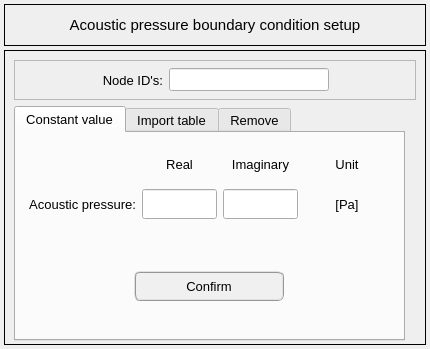
<?xml version="1.0" encoding="UTF-8"?>
<ui version="4.0">
 <class>Dialog</class>
 <widget class="QDialog" name="Dialog">
  <property name="windowModality">
   <enum>Qt::NonModal</enum>
  </property>
  <property name="geometry">
   <rect>
    <x>0</x>
    <y>0</y>
    <width>430</width>
    <height>349</height>
   </rect>
  </property>
  <property name="sizePolicy">
   <sizepolicy hsizetype="Fixed" vsizetype="Fixed">
    <horstretch>0</horstretch>
    <verstretch>0</verstretch>
   </sizepolicy>
  </property>
  <property name="minimumSize">
   <size>
    <width>430</width>
    <height>349</height>
   </size>
  </property>
  <property name="maximumSize">
   <size>
    <width>430</width>
    <height>349</height>
   </size>
  </property>
  <property name="contextMenuPolicy">
   <enum>Qt::DefaultContextMenu</enum>
  </property>
  <property name="windowTitle">
   <string> Set: acoustic pressure</string>
  </property>
  <property name="windowIcon">
   <iconset>
    <normaloff>../../../../../../Downloads/load - Copia.png</normaloff>../../../../../../Downloads/load - Copia.png</iconset>
  </property>
  <property name="whatsThis">
   <string/>
  </property>
  <layout class="QGridLayout" name="gridLayout_2">
   <property name="leftMargin">
    <number>4</number>
   </property>
   <property name="topMargin">
    <number>4</number>
   </property>
   <property name="rightMargin">
    <number>4</number>
   </property>
   <property name="bottomMargin">
    <number>4</number>
   </property>
   <property name="spacing">
    <number>4</number>
   </property>
   <item row="0" column="0">
    <widget class="QFrame" name="frame">
     <property name="minimumSize">
      <size>
       <width>0</width>
       <height>42</height>
      </size>
     </property>
     <property name="maximumSize">
      <size>
       <width>430</width>
       <height>42</height>
      </size>
     </property>
     <property name="frameShape">
      <enum>QFrame::Box</enum>
     </property>
     <property name="frameShadow">
      <enum>QFrame::Plain</enum>
     </property>
     <property name="lineWidth">
      <number>1</number>
     </property>
     <layout class="QGridLayout" name="gridLayout">
      <property name="leftMargin">
       <number>0</number>
      </property>
      <property name="topMargin">
       <number>0</number>
      </property>
      <property name="rightMargin">
       <number>0</number>
      </property>
      <property name="bottomMargin">
       <number>0</number>
      </property>
      <item row="0" column="0">
       <widget class="QLabel" name="label">
        <property name="minimumSize">
         <size>
          <width>420</width>
          <height>30</height>
         </size>
        </property>
        <property name="maximumSize">
         <size>
          <width>420</width>
          <height>30</height>
         </size>
        </property>
        <property name="font">
         <font>
          <pointsize>11</pointsize>
         </font>
        </property>
        <property name="styleSheet">
         <string notr="true"/>
        </property>
        <property name="text">
         <string>Acoustic pressure boundary condition setup</string>
        </property>
        <property name="textFormat">
         <enum>Qt::AutoText</enum>
        </property>
        <property name="alignment">
         <set>Qt::AlignCenter</set>
        </property>
       </widget>
      </item>
     </layout>
    </widget>
   </item>
   <item row="1" column="0">
    <widget class="QFrame" name="frame_2">
     <property name="minimumSize">
      <size>
       <width>0</width>
       <height>0</height>
      </size>
     </property>
     <property name="maximumSize">
      <size>
       <width>430</width>
       <height>16777215</height>
      </size>
     </property>
     <property name="frameShape">
      <enum>QFrame::Box</enum>
     </property>
     <property name="frameShadow">
      <enum>QFrame::Plain</enum>
     </property>
     <layout class="QGridLayout" name="gridLayout_3">
      <item row="0" column="0" colspan="2">
       <widget class="QFrame" name="frame_3">
        <property name="minimumSize">
         <size>
          <width>0</width>
          <height>40</height>
         </size>
        </property>
        <property name="frameShape">
         <enum>QFrame::StyledPanel</enum>
        </property>
        <property name="frameShadow">
         <enum>QFrame::Raised</enum>
        </property>
        <layout class="QGridLayout" name="gridLayout_4">
         <property name="leftMargin">
          <number>0</number>
         </property>
         <property name="topMargin">
          <number>0</number>
         </property>
         <property name="rightMargin">
          <number>0</number>
         </property>
         <property name="bottomMargin">
          <number>0</number>
         </property>
         <item row="0" column="0">
          <spacer name="horizontalSpacer_2">
           <property name="orientation">
            <enum>Qt::Horizontal</enum>
           </property>
           <property name="sizeHint" stdset="0">
            <size>
             <width>40</width>
             <height>20</height>
            </size>
           </property>
          </spacer>
         </item>
         <item row="0" column="1">
          <widget class="QLabel" name="label_2">
           <property name="minimumSize">
            <size>
             <width>0</width>
             <height>30</height>
            </size>
           </property>
           <property name="maximumSize">
            <size>
             <width>90</width>
             <height>30</height>
            </size>
           </property>
           <property name="font">
            <font>
             <pointsize>10</pointsize>
            </font>
           </property>
           <property name="text">
            <string>Node ID's:</string>
           </property>
           <property name="alignment">
            <set>Qt::AlignRight|Qt::AlignTrailing|Qt::AlignVCenter</set>
           </property>
          </widget>
         </item>
         <item row="0" column="3">
          <spacer name="horizontalSpacer_3">
           <property name="orientation">
            <enum>Qt::Horizontal</enum>
           </property>
           <property name="sizeHint" stdset="0">
            <size>
             <width>40</width>
             <height>20</height>
            </size>
           </property>
          </spacer>
         </item>
         <item row="0" column="2">
          <widget class="QLineEdit" name="lineEdit_nodeID">
           <property name="minimumSize">
            <size>
             <width>160</width>
             <height>0</height>
            </size>
           </property>
           <property name="maximumSize">
            <size>
             <width>160</width>
             <height>16777215</height>
            </size>
           </property>
           <property name="font">
            <font>
             <pointsize>10</pointsize>
            </font>
           </property>
           <property name="focusPolicy">
            <enum>Qt::ClickFocus</enum>
           </property>
           <property name="styleSheet">
            <string notr="true">color: rgb(0, 0, 255);</string>
           </property>
           <property name="text">
            <string/>
           </property>
           <property name="alignment">
            <set>Qt::AlignCenter</set>
           </property>
          </widget>
         </item>
        </layout>
       </widget>
      </item>
      <item row="1" column="0" colspan="2">
       <widget class="QTabWidget" name="tabWidget_acoustic_pressure">
        <property name="minimumSize">
         <size>
          <width>391</width>
          <height>235</height>
         </size>
        </property>
        <property name="maximumSize">
         <size>
          <width>391</width>
          <height>235</height>
         </size>
        </property>
        <property name="font">
         <font>
          <pointsize>10</pointsize>
         </font>
        </property>
        <property name="currentIndex">
         <number>0</number>
        </property>
        <widget class="QWidget" name="tab_constant_values">
         <attribute name="title">
          <string>Constant value</string>
         </attribute>
         <layout class="QGridLayout" name="gridLayout_5">
          <property name="leftMargin">
           <number>4</number>
          </property>
          <property name="topMargin">
           <number>4</number>
          </property>
          <property name="rightMargin">
           <number>4</number>
          </property>
          <property name="bottomMargin">
           <number>4</number>
          </property>
          <property name="spacing">
           <number>4</number>
          </property>
          <item row="0" column="0">
           <widget class="QFrame" name="frame_5">
            <property name="frameShape">
             <enum>QFrame::NoFrame</enum>
            </property>
            <property name="frameShadow">
             <enum>QFrame::Raised</enum>
            </property>
            <layout class="QGridLayout" name="gridLayout_7">
             <item row="0" column="1">
              <widget class="QLabel" name="label_7">
               <property name="minimumSize">
                <size>
                 <width>75</width>
                 <height>25</height>
                </size>
               </property>
               <property name="maximumSize">
                <size>
                 <width>75</width>
                 <height>25</height>
                </size>
               </property>
               <property name="font">
                <font>
                 <pointsize>10</pointsize>
                 <weight>50</weight>
                 <italic>false</italic>
                 <bold>false</bold>
                </font>
               </property>
               <property name="frameShape">
                <enum>QFrame::NoFrame</enum>
               </property>
               <property name="frameShadow">
                <enum>QFrame::Raised</enum>
               </property>
               <property name="text">
                <string>Real</string>
               </property>
               <property name="alignment">
                <set>Qt::AlignCenter</set>
               </property>
              </widget>
             </item>
             <item row="0" column="2">
              <widget class="QLabel" name="label_8">
               <property name="minimumSize">
                <size>
                 <width>75</width>
                 <height>25</height>
                </size>
               </property>
               <property name="maximumSize">
                <size>
                 <width>75</width>
                 <height>25</height>
                </size>
               </property>
               <property name="font">
                <font>
                 <pointsize>10</pointsize>
                 <weight>50</weight>
                 <italic>false</italic>
                 <bold>false</bold>
                </font>
               </property>
               <property name="frameShape">
                <enum>QFrame::NoFrame</enum>
               </property>
               <property name="frameShadow">
                <enum>QFrame::Raised</enum>
               </property>
               <property name="text">
                <string>Imaginary</string>
               </property>
               <property name="alignment">
                <set>Qt::AlignCenter</set>
               </property>
              </widget>
             </item>
             <item row="0" column="3">
              <widget class="QLabel" name="label_5">
               <property name="minimumSize">
                <size>
                 <width>50</width>
                 <height>25</height>
                </size>
               </property>
               <property name="maximumSize">
                <size>
                 <width>16777215</width>
                 <height>25</height>
                </size>
               </property>
               <property name="font">
                <font>
                 <pointsize>10</pointsize>
                 <weight>50</weight>
                 <italic>false</italic>
                 <bold>false</bold>
                </font>
               </property>
               <property name="frameShape">
                <enum>QFrame::NoFrame</enum>
               </property>
               <property name="frameShadow">
                <enum>QFrame::Raised</enum>
               </property>
               <property name="text">
                <string>Unit</string>
               </property>
               <property name="alignment">
                <set>Qt::AlignCenter</set>
               </property>
              </widget>
             </item>
             <item row="1" column="0">
              <widget class="QLabel" name="label_6">
               <property name="enabled">
                <bool>true</bool>
               </property>
               <property name="minimumSize">
                <size>
                 <width>0</width>
                 <height>30</height>
                </size>
               </property>
               <property name="maximumSize">
                <size>
                 <width>140</width>
                 <height>30</height>
                </size>
               </property>
               <property name="font">
                <font>
                 <pointsize>10</pointsize>
                 <italic>false</italic>
                </font>
               </property>
               <property name="text">
                <string>Acoustic pressure:</string>
               </property>
               <property name="alignment">
                <set>Qt::AlignRight|Qt::AlignTrailing|Qt::AlignVCenter</set>
               </property>
              </widget>
             </item>
             <item row="1" column="1">
              <widget class="QLineEdit" name="lineEdit_pressure_real">
               <property name="minimumSize">
                <size>
                 <width>75</width>
                 <height>30</height>
                </size>
               </property>
               <property name="maximumSize">
                <size>
                 <width>75</width>
                 <height>30</height>
                </size>
               </property>
               <property name="font">
                <font>
                 <pointsize>10</pointsize>
                 <weight>75</weight>
                 <italic>true</italic>
                 <bold>true</bold>
                </font>
               </property>
               <property name="styleSheet">
                <string notr="true">color: rgb(255, 0, 0);</string>
               </property>
               <property name="text">
                <string/>
               </property>
               <property name="alignment">
                <set>Qt::AlignCenter</set>
               </property>
              </widget>
             </item>
             <item row="1" column="2">
              <widget class="QLineEdit" name="lineEdit_pressure_imag">
               <property name="minimumSize">
                <size>
                 <width>75</width>
                 <height>30</height>
                </size>
               </property>
               <property name="maximumSize">
                <size>
                 <width>75</width>
                 <height>30</height>
                </size>
               </property>
               <property name="font">
                <font>
                 <pointsize>10</pointsize>
                 <weight>75</weight>
                 <italic>true</italic>
                 <bold>true</bold>
                </font>
               </property>
               <property name="styleSheet">
                <string notr="true">color: rgb(255, 0, 0);</string>
               </property>
               <property name="text">
                <string/>
               </property>
               <property name="alignment">
                <set>Qt::AlignCenter</set>
               </property>
              </widget>
             </item>
             <item row="1" column="3">
              <widget class="QLabel" name="label_13">
               <property name="minimumSize">
                <size>
                 <width>40</width>
                 <height>30</height>
                </size>
               </property>
               <property name="maximumSize">
                <size>
                 <width>100</width>
                 <height>30</height>
                </size>
               </property>
               <property name="font">
                <font>
                 <pointsize>10</pointsize>
                 <italic>false</italic>
                </font>
               </property>
               <property name="text">
                <string>[Pa]</string>
               </property>
               <property name="alignment">
                <set>Qt::AlignCenter</set>
               </property>
              </widget>
             </item>
            </layout>
           </widget>
          </item>
          <item row="1" column="0">
           <widget class="QFrame" name="frame_4">
            <property name="minimumSize">
             <size>
              <width>0</width>
              <height>40</height>
             </size>
            </property>
            <property name="maximumSize">
             <size>
              <width>16777215</width>
              <height>16777215</height>
             </size>
            </property>
            <property name="frameShape">
             <enum>QFrame::NoFrame</enum>
            </property>
            <property name="frameShadow">
             <enum>QFrame::Raised</enum>
            </property>
            <layout class="QGridLayout" name="gridLayout_6">
             <item row="0" column="0">
              <widget class="QPushButton" name="pushButton_constant_value_confirm">
               <property name="minimumSize">
                <size>
                 <width>150</width>
                 <height>30</height>
                </size>
               </property>
               <property name="maximumSize">
                <size>
                 <width>150</width>
                 <height>30</height>
                </size>
               </property>
               <property name="font">
                <font>
                 <pointsize>10</pointsize>
                </font>
               </property>
               <property name="styleSheet">
                <string notr="true">QPushButton{border-radius: 6px; border-color: rgb(150, 150, 150); border-style: ridge; border-width: 2px; color: rgb(0, 0, 0); background-color: rgb(240, 240, 240)}
QPushButton:hover{border-radius: 6px; border-color: rgb(0, 170, 255); border-style: ridge; border-width: 2px; color: rgb(0, 0, 0); background-color: rgba(174, 213, 255, 100)}
QPushButton:pressed{border-radius: 6px; border-color: rgb(0, 170, 255); border-style: ridge; border-width: 2px; color: rgb(0, 0, 0); background-color: rgb(174, 213, 255)}
QPushButton:disabled{border-radius: 6px; border-color: rgb(150, 150, 150); border-style: ridge; border-width: 0px; color: rgb(150,150, 150); background-color: rgb(220, 220, 220)}</string>
               </property>
               <property name="text">
                <string>Confirm</string>
               </property>
              </widget>
             </item>
            </layout>
           </widget>
          </item>
         </layout>
        </widget>
        <widget class="QWidget" name="tab_table_values">
         <attribute name="title">
          <string>Import table</string>
         </attribute>
         <layout class="QGridLayout" name="gridLayout_10">
          <item row="0" column="0" colspan="2">
           <widget class="QLineEdit" name="line_load_table_path">
            <property name="enabled">
             <bool>true</bool>
            </property>
            <property name="minimumSize">
             <size>
              <width>287</width>
              <height>30</height>
             </size>
            </property>
            <property name="maximumSize">
             <size>
              <width>287</width>
              <height>30</height>
             </size>
            </property>
            <property name="font">
             <font>
              <family>Arial</family>
              <pointsize>10</pointsize>
              <weight>50</weight>
              <italic>true</italic>
              <bold>false</bold>
             </font>
            </property>
            <property name="styleSheet">
             <string notr="true">color: rgb(0, 0, 255);</string>
            </property>
            <property name="alignment">
             <set>Qt::AlignCenter</set>
            </property>
           </widget>
          </item>
          <item row="0" column="2">
           <widget class="QPushButton" name="pushButton_load_table">
            <property name="enabled">
             <bool>true</bool>
            </property>
            <property name="sizePolicy">
             <sizepolicy hsizetype="Expanding" vsizetype="Fixed">
              <horstretch>0</horstretch>
              <verstretch>0</verstretch>
             </sizepolicy>
            </property>
            <property name="minimumSize">
             <size>
              <width>65</width>
              <height>30</height>
             </size>
            </property>
            <property name="maximumSize">
             <size>
              <width>65</width>
              <height>30</height>
             </size>
            </property>
            <property name="font">
             <font>
              <pointsize>10</pointsize>
             </font>
            </property>
            <property name="toolTip">
             <string>&lt;html&gt;&lt;head/&gt;&lt;body&gt;&lt;p&gt;&lt;span style=&quot; font-weight:400; font-style:normal;&quot;&gt;Select a table of values to be imported&lt;/span&gt;&lt;/p&gt;&lt;/body&gt;&lt;/html&gt;</string>
            </property>
            <property name="styleSheet">
             <string notr="true">QPushButton{border-radius: 6px; border-color: rgb(150, 150, 150); border-style: ridge; border-width: 2px; color: rgb(0, 0, 0); background-color: rgb(240, 240, 240)}
QPushButton:hover{border-radius: 6px; border-color: rgb(0, 170, 255); border-style: ridge; border-width: 2px; color: rgb(0, 0, 0); background-color: rgba(174, 213, 255, 100)}
QPushButton:pressed{border-radius: 6px; border-color: rgb(0, 170, 255); border-style: ridge; border-width: 2px; color: rgb(0, 0, 0); background-color: rgb(174, 213, 255)}
QPushButton:disabled{border-radius: 6px; border-color: rgb(150, 150, 150); border-style: ridge; border-width: 0px; color: rgb(150,150, 150); background-color: rgb(220, 220, 220)}</string>
            </property>
            <property name="text">
             <string>Search</string>
            </property>
           </widget>
          </item>
          <item row="1" column="0">
           <widget class="QLabel" name="label_9">
            <property name="minimumSize">
             <size>
              <width>160</width>
              <height>25</height>
             </size>
            </property>
            <property name="maximumSize">
             <size>
              <width>160</width>
              <height>25</height>
             </size>
            </property>
            <property name="font">
             <font>
              <family>Arial</family>
              <pointsize>11</pointsize>
              <weight>75</weight>
              <italic>false</italic>
              <bold>true</bold>
             </font>
            </property>
            <property name="text">
             <string>Header rows to skip:</string>
            </property>
            <property name="alignment">
             <set>Qt::AlignCenter</set>
            </property>
           </widget>
          </item>
          <item row="1" column="1">
           <widget class="QSpinBox" name="spinBox">
            <property name="alignment">
             <set>Qt::AlignCenter</set>
            </property>
            <property name="maximum">
             <number>10</number>
            </property>
           </widget>
          </item>
          <item row="2" column="0" colspan="2">
           <widget class="QPushButton" name="pushButton_table_values_confirm">
            <property name="font">
             <font>
              <pointsize>10</pointsize>
             </font>
            </property>
            <property name="styleSheet">
             <string notr="true">QPushButton{border-radius: 6px; border-color: rgb(150, 150, 150); border-style: ridge; border-width: 2px; color: rgb(0, 0, 0); background-color: rgb(240, 240, 240)}
QPushButton:hover{border-radius: 6px; border-color: rgb(0, 170, 255); border-style: ridge; border-width: 2px; color: rgb(0, 0, 0); background-color: rgba(174, 213, 255, 100)}
QPushButton:pressed{border-radius: 6px; border-color: rgb(0, 170, 255); border-style: ridge; border-width: 2px; color: rgb(0, 0, 0); background-color: rgb(174, 213, 255)}
QPushButton:disabled{border-radius: 6px; border-color: rgb(150, 150, 150); border-style: ridge; border-width: 0px; color: rgb(150,150, 150); background-color: rgb(220, 220, 220)}</string>
            </property>
            <property name="text">
             <string>Confirm</string>
            </property>
           </widget>
          </item>
         </layout>
        </widget>
        <widget class="QWidget" name="tab_remove">
         <attribute name="title">
          <string>Remove</string>
         </attribute>
         <layout class="QGridLayout" name="gridLayout_8">
          <item row="0" column="0" colspan="2">
           <widget class="QFrame" name="frame_6">
            <property name="frameShape">
             <enum>QFrame::StyledPanel</enum>
            </property>
            <property name="frameShadow">
             <enum>QFrame::Raised</enum>
            </property>
            <layout class="QGridLayout" name="gridLayout_9">
             <item row="0" column="0">
              <widget class="QTreeWidget" name="treeWidget_acoustic_pressure">
               <property name="minimumSize">
                <size>
                 <width>282</width>
                 <height>120</height>
                </size>
               </property>
               <property name="maximumSize">
                <size>
                 <width>282</width>
                 <height>120</height>
                </size>
               </property>
               <property name="font">
                <font>
                 <family>Arial</family>
                 <italic>true</italic>
                </font>
               </property>
               <property name="indentation">
                <number>0</number>
               </property>
               <column>
                <property name="text">
                 <string>Nodes</string>
                </property>
                <property name="font">
                 <font>
                  <family>Arial</family>
                  <pointsize>10</pointsize>
                  <weight>75</weight>
                  <italic>true</italic>
                  <bold>true</bold>
                 </font>
                </property>
                <property name="textAlignment">
                 <set>AlignCenter</set>
                </property>
               </column>
               <column>
                <property name="text">
                 <string>Values</string>
                </property>
                <property name="font">
                 <font>
                  <family>Arial</family>
                  <pointsize>10</pointsize>
                  <weight>75</weight>
                  <italic>true</italic>
                  <bold>true</bold>
                 </font>
                </property>
                <property name="textAlignment">
                 <set>AlignCenter</set>
                </property>
               </column>
              </widget>
             </item>
            </layout>
           </widget>
          </item>
          <item row="2" column="0">
           <widget class="QPushButton" name="pushButton_reset">
            <property name="minimumSize">
             <size>
              <width>100</width>
              <height>30</height>
             </size>
            </property>
            <property name="maximumSize">
             <size>
              <width>100</width>
              <height>30</height>
             </size>
            </property>
            <property name="font">
             <font>
              <pointsize>10</pointsize>
             </font>
            </property>
            <property name="styleSheet">
             <string notr="true">QPushButton{border-radius: 6px; border-color: rgb(150, 150, 150); border-style: ridge; border-width: 2px; color: rgb(0, 0, 0); background-color: rgb(240, 240, 240)}
QPushButton:hover{border-radius: 6px; border-color: rgb(0, 170, 255); border-style: ridge; border-width: 2px; color: rgb(0, 0, 0); background-color: rgba(174, 213, 255, 100)}
QPushButton:pressed{border-radius: 6px; border-color: rgb(0, 170, 255); border-style: ridge; border-width: 2px; color: rgb(0, 0, 0); background-color: rgb(174, 213, 255)}
QPushButton:disabled{border-radius: 6px; border-color: rgb(150, 150, 150); border-style: ridge; border-width: 0px; color: rgb(150,150, 150); background-color: rgb(220, 220, 220)}</string>
            </property>
            <property name="text">
             <string>Reset</string>
            </property>
            <property name="flat">
             <bool>false</bool>
            </property>
           </widget>
          </item>
          <item row="2" column="1">
           <widget class="QPushButton" name="pushButton_remove_bc_confirm">
            <property name="minimumSize">
             <size>
              <width>100</width>
              <height>30</height>
             </size>
            </property>
            <property name="maximumSize">
             <size>
              <width>100</width>
              <height>30</height>
             </size>
            </property>
            <property name="font">
             <font>
              <pointsize>10</pointsize>
             </font>
            </property>
            <property name="styleSheet">
             <string notr="true">QPushButton{border-radius: 6px; border-color: rgb(150, 150, 150); border-style: ridge; border-width: 2px; color: rgb(0, 0, 0); background-color: rgb(240, 240, 240)}
QPushButton:hover{border-radius: 6px; border-color: rgb(0, 170, 255); border-style: ridge; border-width: 2px; color: rgb(0, 0, 0); background-color: rgba(174, 213, 255, 100)}
QPushButton:pressed{border-radius: 6px; border-color: rgb(0, 170, 255); border-style: ridge; border-width: 2px; color: rgb(0, 0, 0); background-color: rgb(174, 213, 255)}
QPushButton:disabled{border-radius: 6px; border-color: rgb(150, 150, 150); border-style: ridge; border-width: 0px; color: rgb(150,150, 150); background-color: rgb(220, 220, 220)}</string>
            </property>
            <property name="text">
             <string>Remove</string>
            </property>
           </widget>
          </item>
          <item row="1" column="0">
           <widget class="QFrame" name="frame_7">
            <property name="frameShape">
             <enum>QFrame::StyledPanel</enum>
            </property>
            <property name="frameShadow">
             <enum>QFrame::Raised</enum>
            </property>
           </widget>
          </item>
         </layout>
        </widget>
       </widget>
      </item>
     </layout>
    </widget>
   </item>
  </layout>
 </widget>
 <tabstops>
  <tabstop>tabWidget_acoustic_pressure</tabstop>
  <tabstop>line_load_table_path</tabstop>
  <tabstop>pushButton_load_table</tabstop>
 </tabstops>
 <resources/>
 <connections/>
</ui>
